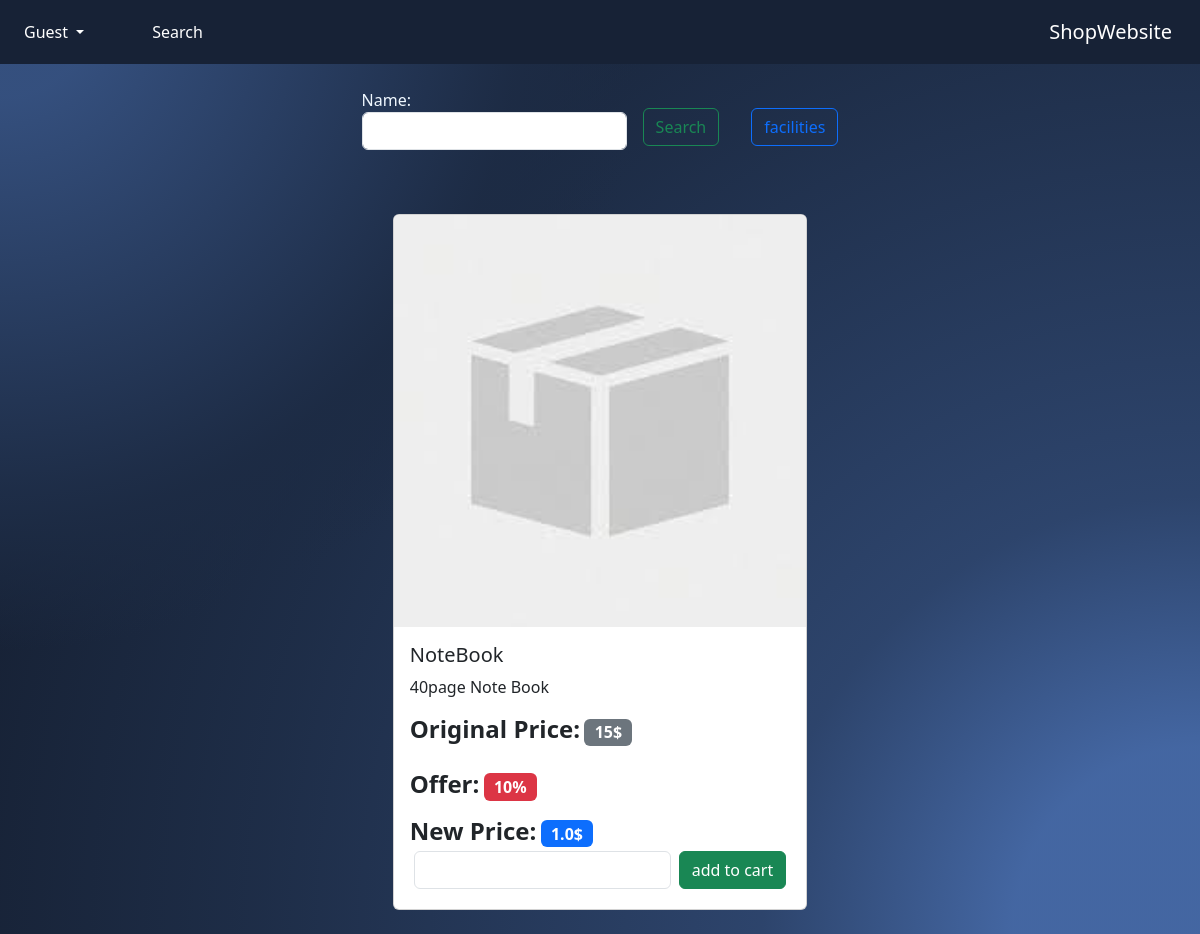
The page /product/search on the database as committed earlier.
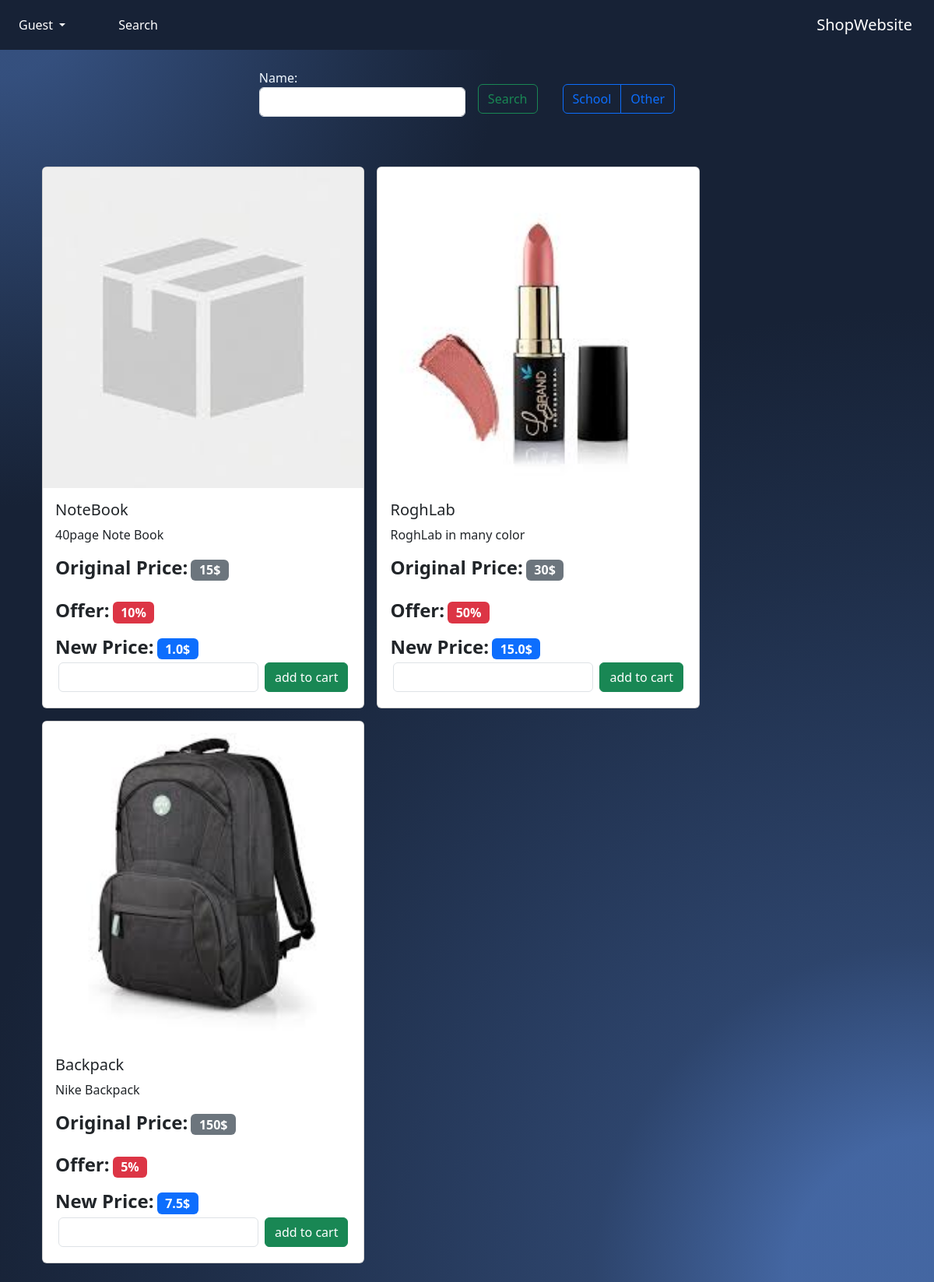
The same page on the database as committed later.
### Products/models.py (models this page shows, shortened)
class Category(models.Model):
    name = models.CharField(max_length=100)

class Products(models.Model):
    img = models.ImageField(upload_to='products/products_image/', default="products/default_products.jpeg")
    name = models.CharField(max_length=100)
    description = models.TextField()
    price_original = models.PositiveIntegerField()
    offer = models.PositiveIntegerField(null=True, blank=True, default=0)
    price_buy = models.FloatField(null=True, blank=True, default=0)
    category = models.ForeignKey(Category, on_delete=models.CASCADE)

### Products/views.py (the view, shortened to what this page needs)
# urls.py: path("product/search", SearchView.as_view(), name="search_view"),
class SearchView(View):
    template_name = 'Products/search.html'
    form_class = SearchForm
    form_class2 = CategorySearchForm
    def get(self, request):
        return render(request, self.template_name, {"products": Products.objects.all(), "category": Category.objects.all(), "form": self.form_class, "form2":self.form_class2})

### Products/templates/Products/search.html (shortened to what this page needs)
{% extends 'base.html' %}
{% block content %}
    <div class="d-flex p-3 justify-content-start align-items-center flex-column gap-5">
        <div class="form-group">
            <form class="d-flex gap-3 h-auto justify-content-center align-items-center" role="search"
                  action="{% url "products:search_view" %}" method="post">
                {{ form.as_p }}
                <button class="btn btn-outline-success" style="height: max-content" type="submit">Search</button>
                <br/>
                <div class="btn-group" role="group" aria-label="Basic radio toggle button group">
                    {% for cat in category %}
                        <label class="btn btn-outline-primary" for="{{ cat.name }}">{{ cat.name }}</label>
                    {% endfor %}
                </div>
            </form>
        </div>
        <div class="d-flex flex-wrap justify-content-start align-items-start gap-3">
            {% for p in products %}
                <div class="card" style="width: max-content;">
                    <img src="{{ p.img.url }}" class="card-img-top" alt="...">
                    <div class="card-body">
                        <h5 class="card-title">{{ p.name }}</h5>
                        <p class="card-text">{{ p.description }}</p>
                        <div class="d-flex flex-column justify-content-start align-items-start gap-3">
                            <div class="d-inline w-100">
                                <span class="h4"><strong>Original Price:</strong></span>
                                <h4 class="badge bg-secondary"
                                    style="font-size: 16px">{{ p.price_original }}$</h4>
                            </div>
                            <div class="d-inline w-100">
                                <span class="font-weight-bold h4"><strong>Offer:</strong></span>
                                <span class="badge bg-danger" style="font-size: 16px">{{ p.offer }}%</span>
                            </div>
                            <div class="d-inline w-100">
                                <span class="font-weight-bold h4"><strong>New Price:</strong></span>
                                <span class="badge bg-primary" style="font-size: 16px">{{ p.price_buy }}$</span>
                            </div>
                        </div>
                        <form method="post" action="{% url 'products:add_cart_view' p.pk 1 %}"
                              class="d-flex gap-2 p-1 form">
                            <input type="number" id='quantity' class="form-control w-auto"/>
                            <button type="submit" class="btn btn-success" id="submit">add to cart</button>
                        </form>
                    </div>
                </div>
            {% endfor %}
        </div>
    </div>
{% endblock %}

Rows that differ between the two databases and show on the page:
changed Category: name "facilities" → "School"
added Category: name "Other"
added Products: img (picture), name "RoghLab", description "RoghLab in many color", price_original "30", offer "50", price_buy "15.0"
added Products: img (picture), name "Backpack", description "Nike Backpack", price_original "150", offer "5", price_buy "7.5"
